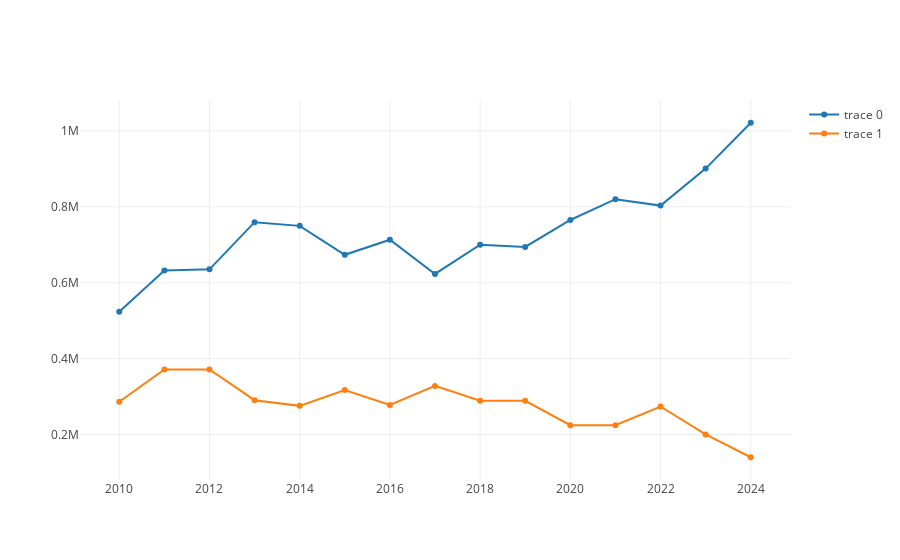

The code cell stored with this chart in its notebook:
### Code cell
def AnalisisGruposEnergias(listaGrupos: Seq[Seq[String]], dataFrameBalance: DataFrame): Unit = {
    
    def valorAnual(df: DataFrame): DataFrame = {
        df.groupBy(col("FechaCompleta"))
          .agg(sum("Valor").as("ValorTotalPorDia"))
          .groupBy(date_format(col("FechaCompleta"), "yyyy").as("Año"))
          .agg(avg("ValorTotalPorDia").as("ValorPromedio"))
          .orderBy("Año")
    }
    
    val listaDf = listaGrupos.map{
        grupo => dataFrameBalance.filter(col("Tipo").isin(grupo:_*))
    }
    val valores = listaDf.map(valorAnual(_))
    val seqValores = valores.map(valor => valor.select("ValorPromedio").as[Double].collect.toSeq)
    val fechas = valores.head.select("Año").as[String].collect.toSeq

    val traces = listaGrupos.zip(seqValores).map { case (nombre, seqValor) =>
        Scatter(fechas, seqValor)
    }

  val data = traces
  plot(data)
}

val bajasEmisiones = Seq(
  "Residuos renovables",
  "Solar fotovoltaica",
  "Solar térmica",
  "Otras renovables",
  "Nuclear",
  "Hidroeólica",
  "Generación renovable",
  "Eólica",
  "Hidráulica",
  "Turbinación bombeo"
)
val altasEmisiones = Seq(
  "Turbina de gas",
  "Residuos no renovables",
  "Cogeneración",
  "Motores diésel",
  "Carbón",
  "Ciclo combinado",
  "Turbina de vapor",
  "Fuel + Gas"
)


AnalisisGruposEnergias(Seq(bajasEmisiones, altasEmisiones), dataFrameBalance)

### Figure 1 — Plotly figure (JSON) as saved in the notebook; plotly's stock layout.template omitted (floating-point values rounded to 4 significant figures)
{"data": [{"type": "scatter", "x": ["2010", "2011", "2012", "2013", "2014", "2015", "2016", "2017", "2018", "2019", "2020", "2021", "2022", "2023", "2024"], "y": [523200.0, 631900.0, 635300.0, 759500.0, 749800.0, 673600.0, 713300.0, 623100.0, 700100.0, 694300.0, 765300.0, 820000.0, 803200.0, 900700.0, 1021000.0]}, {"type": "scatter", "x": ["2010", "2011", "2012", "2013", "2014", "2015", "2016", "2017", "2018", "2019", "2020", "2021", "2022", "2023", "2024"], "y": [286200.0, 371100.0, 371400.0, 290400.0, 275400.0, 317000.0, 278000.0, 328000.0, 289200.0, 288800.0, 224600.0, 224300.0, 273800.0, 200200.0, 140000.0]}], "layout": {"autosize": true, "xaxis": {"autorange": true, "range": [2009.0, 2025.0], "type": "linear"}, "yaxis": {"autorange": true, "range": [75460.0, 1086000.0], "type": "linear"}}}
